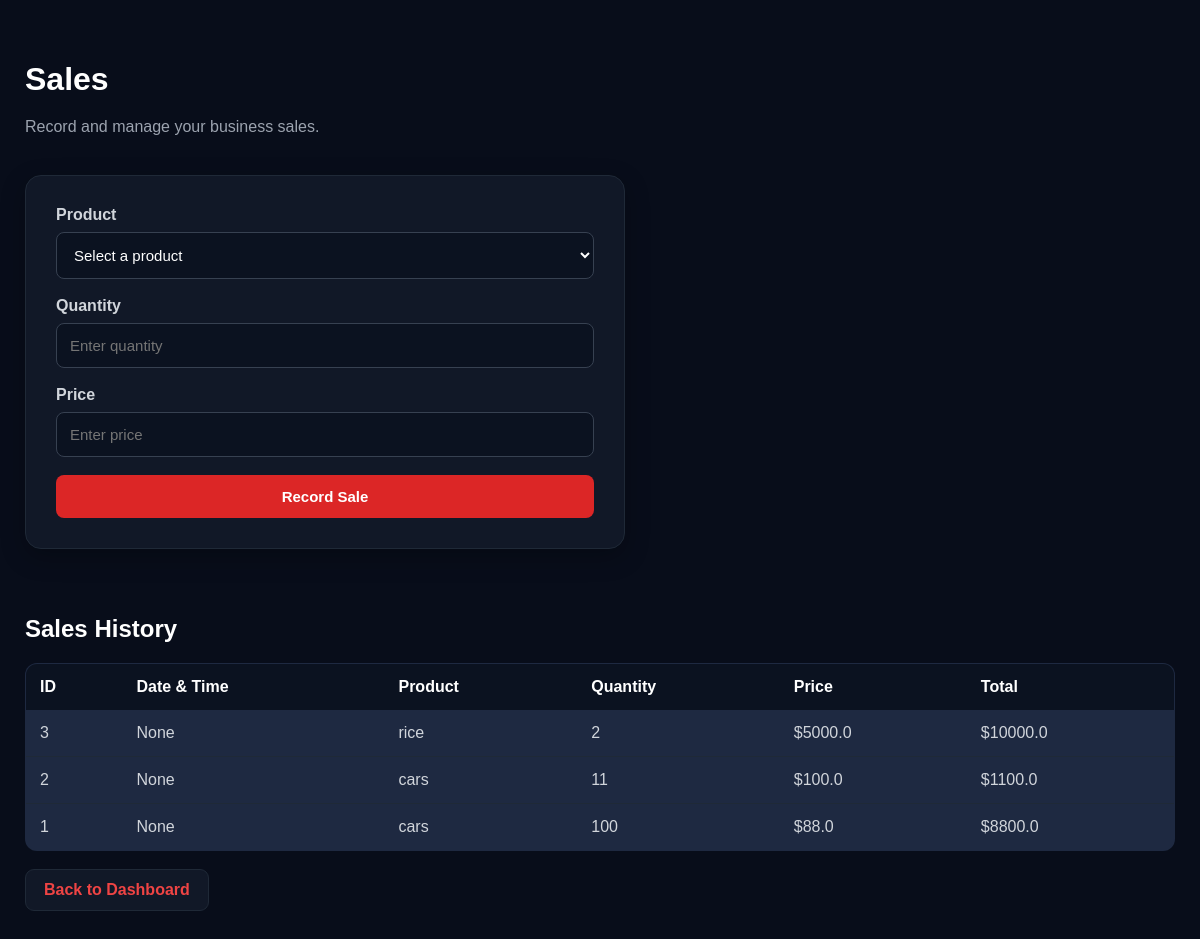
The app's page /sales with its own data.
### tables this page shows
CREATE TABLE sales (
            id INTEGER PRIMARY KEY AUTOINCREMENT,
            product_name TEXT NOT NULL,
            quantity INTEGER NOT NULL,
            price REAL NOT NULL,
            total REAL NOT NULL
        , sale_date TEXT);

### app.py (the view, shortened to what this page needs)
@app.route("/sales", methods=["GET", "POST"])
def sales():
    connection = sqlite3.connect("business.db")
    cursor = connection.cursor()
    cursor.execute("""
        SELECT *
        FROM sales
        ORDER BY id DESC
    """)
    sales = cursor.fetchall()
    cursor.execute("""
        SELECT *
        FROM products
    """)
    products = cursor.fetchall()
    connection.close()
    return render_template(
        "sales.html",
        sales=sales,
        products=products
    )

### app.py (called while the page is built)
def get_currency():
    connection = sqlite3.connect("business.db")
    cursor = connection.cursor()
    cursor.execute("""
        SELECT currency_code
        FROM settings
        WHERE id = 1
    """)
    result = cursor.fetchone()
    connection.close()
    if result:
        currency_code = result[0]
    else:
        currency_code = "NGN"
    currency_symbol = currency_symbols.get(
        currency_code,
        currency_code
    )
    return currency_code, currency_symbol

@app.context_processor
def inject_currency():
    currency_code, currency_symbol = get_currency()
    return {
        "currency_code": currency_code,
        "currency_symbol": currency_symbol
    }

### sales.html (shortened to what this page needs)
<!DOCTYPE html>
<html lang="en">
<head>
    <link rel="stylesheet"
          href="{{ url_for('static', filename='style.css') }}">
</head>
<body>
<div class="dashboard">
    <h1>Sales</h1>
    <p>Record and manage your business sales.</p>
    <form method="POST" action="/sales">
        <label>Product</label>
        <select name="product_name" required>
            <option value="">Select a product</option>
        </select>
        <br><br>
        <label>Quantity</label>
        <input
            type="number"
            name="quantity"
            min="1"
            placeholder="Enter quantity"
            required
        >
        <br><br>
        <label>Price</label>
        <input
            type="number"
            name="price"
            min="0"
            placeholder="Enter price"
            required
        >
        <br><br>
        <button type="submit">
            Record Sale
        </button>
    </form>
    <br><br>
    <h2>Sales History</h2>
    <table>
        <tr>
            <th>ID</th>
            <th>Date & Time</th>
            <th>Product</th>
            <th>Quantity</th>
            <th>Price</th>
            <th>Total</th>
        </tr>
        {% for sale in sales %}
        <tr>
            <td>{{ sale[0] }}</td>
            <td>{{ sale[5] }}</td>
            <td>{{ sale[1] }}</td>
            <td>{{ sale[2] }}</td>
            <td>{{ currency_symbol }}{{ sale[3] }}</td>
            <td>{{ currency_symbol }}{{ sale[4] }}</td>
        </tr>
        {% endfor %}
    </table>
    <br>
    <a href="/dashboard">
        Back to Dashboard
    </a>
</div>
</body>
</html>

### style.css (style rules this page uses)
* { box-sizing: border-box; }
html { scroll-behavior: smooth; }
body { margin: 0; font-family: Arial, sans-serif; background: #080d1a; color: #e5e7eb; min-width: 320px; }
.dashboard { width: 100%; max-width: 1200px; margin: 0 auto; padding: 40px 25px; }
.dashboard h1 { text-align: left; margin-bottom: 8px; font-size: 32px; color: white; }
.dashboard > p { color: #9ca3af; margin-bottom: 35px; line-height: 1.6; }
.dashboard h2 { color: white; margin-top: 30px; }
.dashboard a { display: inline-block; padding: 11px 18px; margin-bottom: 10px; background: #111827; border: 1px solid #1f2937; border-radius: 9px; color: #ef4444; text-decoration: none; font-weight: bold; transition: 0.2s; }
.dashboard form { width: 100%; max-width: 600px; background: #111827; padding: 30px; border-radius: 16px; border: 1px solid #1f2937; box-shadow: 0 8px 25px rgba(0, 0, 0, 0.25); }
.dashboard form label { display: block; margin-bottom: 8px; font-weight: bold; color: #d1d5db; }
.dashboard form input, .dashboard form select { width: 100%; padding: 13px; border: 1px solid #374151; border-radius: 8px; font-size: 15px; background: #0b1220; color: white; outline: none; }
.dashboard form button { width: 100%; padding: 13px; border: none; border-radius: 8px; background: #dc2626; color: white; font-size: 15px; font-weight: bold; cursor: pointer; transition: 0.2s; }
.dashboard table { width: 100%; border-collapse: collapse; background: #1e2941; border-radius: 12px; overflow: hidden; margin-top: 20px; border: 1px solid #1f2937; }
.dashboard th { background: #0b1220; color: white; padding: 14px; text-align: left; white-space: nowrap; }
.dashboard td { padding: 14px; border-bottom: 1px solid #1f2937; color: #d1d5db; }

### records on screen
sales: id "3", sale "None", product_name "rice", quantity "2", currency_symbol "$", price "5000.0", total "10000.0"
sales: id "2", sale "None", product_name "cars", quantity "11", currency_symbol "$", price "100.0", total "1100.0"
sales: id "1", sale "None", product_name "cars", quantity "100", currency_symbol "$", price "88.0", total "8800.0"
